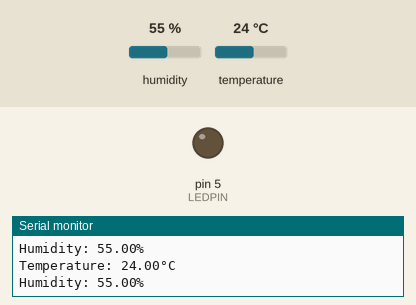
A sketch run on a simulated Arduino Uno, built with avr-gcc and run on an emulated ATmega328P. Parts: output pins drawn as LEDs (lit = HIGH), the last lines printed to the serial monitor. The inputs (shaded band) are chosen by the test bench; at power-on: humidity 55 %, temperature 24 °C.

Above: at 1.2 s.
1.3 s: humidity set to 69 %
4.3 s: humidity set to 72 %
At 5.5 s:
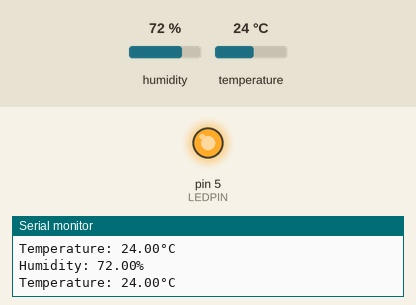
5.8 s: humidity set to 22 %
At 6.4 s:
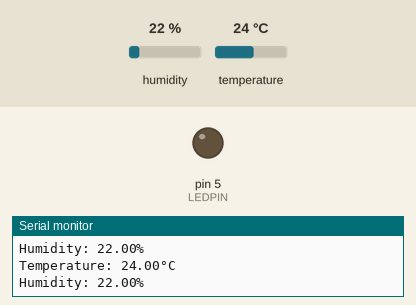
7.3 s: humidity set to 88 %
At 8.5 s:
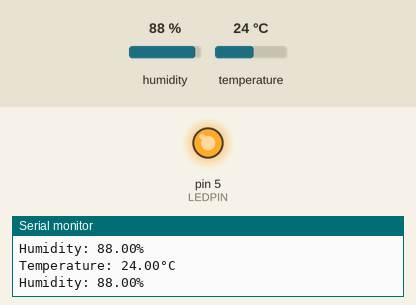
Timing chart, 0 to 10.3 s (numbered marks = the images above; inputs shaded):
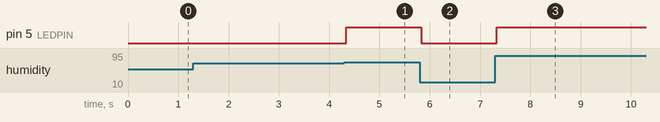

The sketch:

Task5_DHT_LED.ino
```cpp
#include <Adafruit_Sensor.h>
#include <DHT.h>
#include <DHT_U.h>

#define DHTPIN 16
#define DHTTYPE DHT11

#define LEDPIN 5
#define TEMP_THRESHOLD 30.0      // degrees C
#define HUMIDITY_THRESHOLD 70.0  // percent

DHT_Unified dht(DHTPIN, DHTTYPE);
uint32_t delayMS;

void setup() {
  Serial.begin(9600);
  dht.begin();
  pinMode(LEDPIN, OUTPUT);

  sensor_t sensor;
  dht.temperature().getSensor(&sensor);
  delayMS = sensor.min_delay / 1000;
}

void loop() {
  delay(delayMS);

  sensors_event_t event;
  float temperature = NAN;
  float humidity = NAN;

  dht.temperature().getEvent(&event);
  if (!isnan(event.temperature)) {
    temperature = event.temperature;
    Serial.print(F("Temperature: "));
    Serial.print(temperature);
    Serial.println(F("°C"));
  } else {
    Serial.println(F("Error reading temperature!"));
  }

  dht.humidity().getEvent(&event);
  if (!isnan(event.relative_humidity)) {
    humidity = event.relative_humidity;
    Serial.print(F("Humidity: "));
    Serial.print(humidity);
    Serial.println(F("%"));
  } else {
    Serial.println(F("Error reading humidity!"));
  }

  if (temperature > TEMP_THRESHOLD || humidity > HUMIDITY_THRESHOLD) {
    digitalWrite(LEDPIN, HIGH);
  } else {
    digitalWrite(LEDPIN, LOW);
  }
}
```

Measured:
- the behaviour switches between 70 and 71 % on humidity (found by bisection; images 0 and 1)
- after the input at 4.3 s, pin 5 (LEDPIN): LOW → HIGH at once
- after the input at 5.8 s, pin 5 (LEDPIN): HIGH → LOW at once
- after the input at 7.3 s, pin 5 (LEDPIN): LOW → HIGH at once
